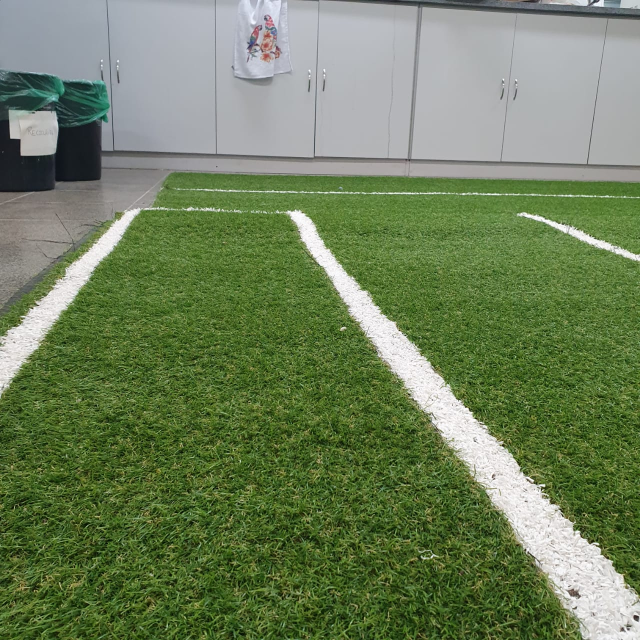
#> input picture image/images/campo1.jpeg, 1280 x 1280 px, given in place of the camera (shown at 1/2 size)
$ python cv1.py
#> lines starting #> are read from the running program, lines starting #| are printed output that depends on the picture; after the words box and inside, x2 and y2 are one past the last pixel; in counts of white or black regions, pixels touching at a corner belong together
#importing the packages
#from collections import deque
from imutils.video import VideoStream
import numpy as np
import cv2
import imutils
import time

# if a video path was not supplied, grab the reference
# to the webcam
vs = VideoStream(src=0).start()

# allow the camera or video file to warm up
time.sleep(1.0)


# keep looping
while True:

	# allow the camera or video file to warm up
	time.sleep(1.2)

	# grab the current frame
	frame = vs.read()
#> frame is the input picture: shape (1280, 1280, 3); mean B, G, R 91.2, 127.7, 110.1

	#Resize da imagem pra 300x300
	img = cv2.resize(frame,(300, 300))
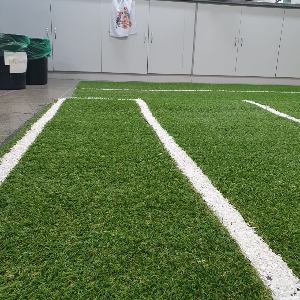
#> img: shape (300, 300, 3); mean B, G, R 91.2, 127.8, 110.1
	#Criando uma outra imagem de 10x300 para diminuir o tempo de processamento
	img2 = img[180:190,0:300]

	#Definindo os parâmetos para identificação do branco (Cor em HSV)
	low = (0,0,200)
	up = (150,150,255)
	#Convertendo de BGR para HSV
	hsv = cv2.cvtColor(img2, cv2.COLOR_BGR2HSV)
	#Aplica a mascara
	# Acho que: Num range da imagem, quando for maior q o minimo e menor que o maximo
	# itera o valor definido como branco
	mask = cv2.inRange(hsv, low, up)
	mask = cv2.erode(mask, None, iterations=1)
	mask = cv2.dilate(mask, None, iterations=6)

	cnts = cv2.findContours(mask.copy(), cv2.RETR_EXTERNAL,
	    cv2.CHAIN_APPROX_SIMPLE)
#> cnts = 1 contour; box (x1, y1, x2, y2) and area: (190, 0, 220, 10) 246

	cnts = imutils.grab_contours(cnts)
#> cnts = 1 item
	pos = []

	for c in cnts:
	    M = cv2.moments(c)
	    if (M["m00"] != 0):
	        p = (int(M["m10"] / M["m00"]), int(M["m01"] / M["m00"]))
	        pos.append(p)
#> this loop made 1 pass
#> p on pass 1: (203, 4)
#> after the loop, pos = [(203, 4)]

	print('Numero de pontos: ' + str(len(pos)))
#| Numero de pontos: 1
	print('Pontos: ' + str(pos))
#| Pontos: [(203, 4)]


	# Pegando as duas linhas
	if(len(pos)>1 and len(pos)<=2):
			print(' - Primeiro Ponto = [' + str(pos[0][0]) + ']')
			print(' - Segundo Ponto = [' + str(pos[1][0]) + ']')
			print('Segue o baile')

	if len(pos) == 1 :
		# Pegando a linha da Direita
		if pos[0][0] > 150:
			print('Vai pra esquerda fiadaputa #PT13')

		# Pegando a linha da Esquerda
		if pos[0][0] < 150:
			print('Direita VOLVER #B17')


	# if we are viewing a video and we did not grab a frame,
	# then we have reached the end of the video
	if frame is None:
		break


	# show the frame to our screen
	cv2.imshow("Frame", frame)
	key = cv2.waitKey(1) & 0xFF
#> (key q is pressed here)


	# if the 'q' key is pressed, stop the loop
	if key == ord("q"):
		break


#> (the run stopped early here; a loop or call above may not have finished)

$ run again, on image/images/campo2.jpeg
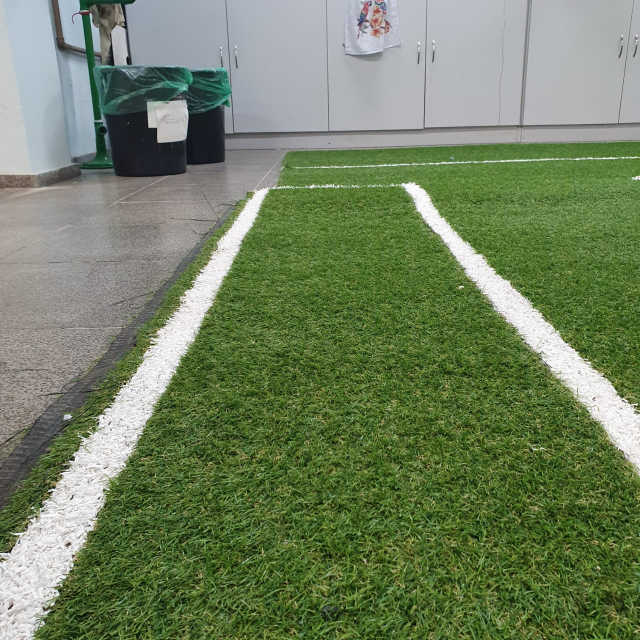
#> input picture image/images/campo2.jpeg, 1280 x 1280 px, given in place of the camera (shown at 1/2 size)
#> frame is the input picture: shape (1280, 1280, 3); mean B, G, R 96.4, 129, 113.1
#> `img = cv2.resize(frame,(300, 300))`:
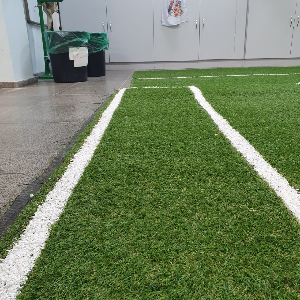
#> img: shape (300, 300, 3); mean B, G, R 96.3, 128.9, 113
#> cnts = 2 contours; box (x1, y1, x2, y2) and area: (262, 0, 297, 10) 280, (52, 2, 74, 10) 140
#> the loop `for c in cnts:` made 2 passes
#> p on passes 1 to 2: (62, 5), (278, 4)
#> after the loop `for c in cnts:`: pos = [(62, 5), (278, 4)]
#| Numero de pontos: 2
#| Pontos: [(62, 5), (278, 4)]
#|  - Primeiro Ponto = [62]
#|  - Segundo Ponto = [278]

$ run again, on image/images/campo3.jpeg
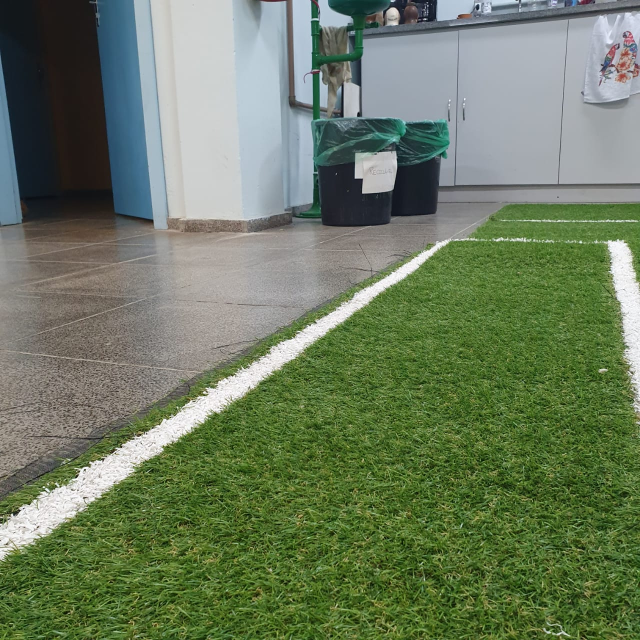
#> input picture image/images/campo3.jpeg, 1280 x 1280 px, given in place of the camera (shown at 1/2 size)
#> frame is the input picture: shape (1280, 1280, 3); mean B, G, R 95.8, 123.2, 107.8
#> `img = cv2.resize(frame,(300, 300))`:
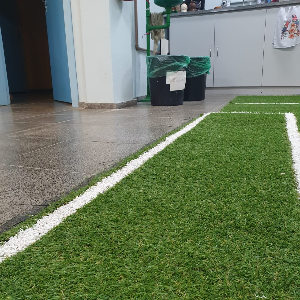
#> img: shape (300, 300, 3); mean B, G, R 95.7, 123.1, 107.7
#> `cnts = cv2.findContours(mask.copy(), cv2.RETR_EXTERNAL, cv2.CHAIN_APPR..`: cnts = 1 contour; box (x1, y1, x2, y2) and area: (89, 0, 119, 10) 240
#> `cnts = imutils.grab_contours(cnts)`: cnts = 1 item
#> the loop `for c in cnts:` made 1 pass
#> p on pass 1: (103, 4)
#> after the loop `for c in cnts:`: pos = [(103, 4)]
#| Numero de pontos: 1
#| Pontos: [(103, 4)]
